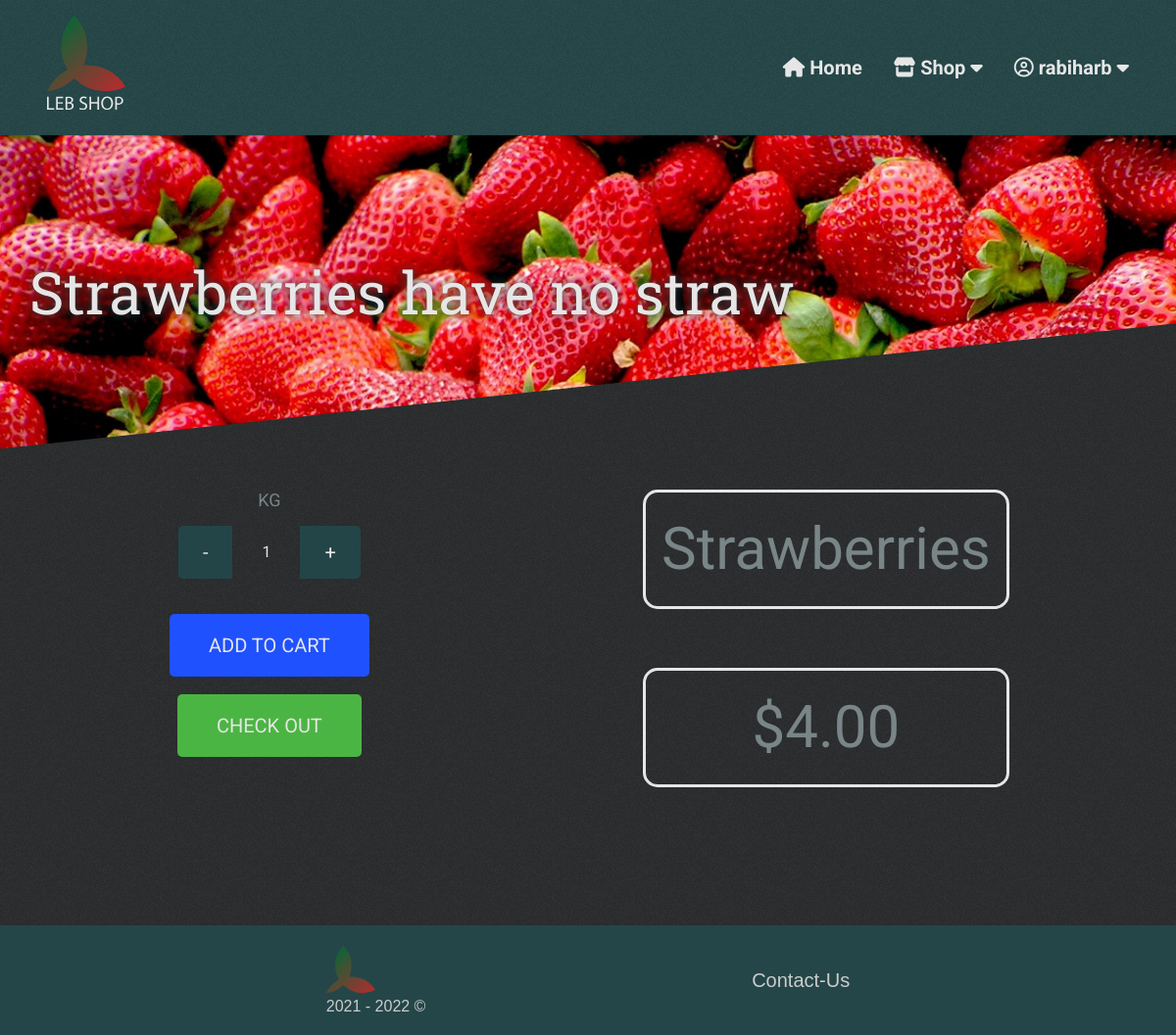
Page /shop/product/7 (signed in) on the committed database.
### lebshop/db_models.py (models this page shows)
class User(UserMixin, db.Model):
    __tablename__ = "users"
    id = db.Column(db.Integer(), primary_key=True)
    user_name = db.Column(db.String(50), nullable=False, unique=True)
    email = db.Column(db.String(200), nullable=False, unique=True)
    password = db.Column(db.String(1000), nullable=False)

class Fruit(db.Model):
    __tablename__ = "fruits"
    id = db.Column(db.Integer(), primary_key=True)
    name = db.Column(db.String(50), unique=True, nullable=False)
    uom = db.Column(db.String(10), nullable=False)
    price = db.Column(db.Float(), nullable=False)
    currency = db.Column(db.String(32), nullable=False)
    in_stock = db.Column(db.Boolean(), nullable=False)
    desc = db.Column(db.String(100))
    image_path = db.Column(db.String(100), unique=True)
    categories = relationship(
        "Categories", secondary=fruit_category_association_table)
    carts = relationship("FruitCartAss", back_populates="fruit_obj")

### lebshop/routes.py (the view)
@app.route("/shop/product/<product_id>")
def product_view(product_id):
    selected_fruit = Fruit.query.get(product_id)
    cart_length = 0
    if current_user.is_authenticated:
        cart = ShoppingCart.query.filter_by(owner_id=current_user.id).first()
        cart_length = len(cart.items)
    return render_template("product_view.html", product=selected_fruit, cart_items_count=cart_length)

### lebshop/routes.py (called while the page is built)
@ login_manager.user_loader
def load_user(user_id):
    return User.query.get(user_id)

### lebshop/templates/product_view.html (shortened to what this page needs)
<!DOCTYPE html>
<html lang="en">
  <head>
    {% include "head_data.html" %}
    <link
      rel="stylesheet"
      href="{{url_for('static', filename='css/product_view.css')}}"
    />
  </head>
  <body>
    <header>
      {% include "nav_bar.html"%}
      <div class="hero">
        <h1 class="hero__product-desc">{{ product.desc }}</h1>
      </div>
    </header>
    <main class="main cont">
      <div class="main__form-cont">
        <form
          onsubmit="checkOutWithItem()"
          id="checkOutForm"
          method="post"
          enctype="multipart/form-data"
          onkeydown="return event.key != 'Enter';"
        >
          <div class="main__amount-controls">
            <p class="main__product-uom">KG</p>
            <button
              type="button"
              class="main__decrease-btn qty-btn"
              onclick="decreaseAmount()"
            >
              -
            </button>
            <input
              type="number"
              name="amountBox"
              id="amountBox"
              class="main__amount-input"
              value="1"
              min="1"
              max="9999"
              step="0.5"
              onchange="checkValue(this)"
              onkeydown="enterUpdate(event, this)"
            />
            <button
              type="button"
              class="main__increase-btn qty-btn"
              onclick="increaseAmount()"
            >
              +
            </button>
          </div>
          <br /><br />
          {% if current_user.is_authenticated: %}
          <button
            type="button"
            id="addToCartBtn"
            class="main__add-to-cart-btn"
            onclick="addItem(true)"
          >
            ADD TO CART
          </button>
          {% else: %}
          <button type="submit" id="addToCartBtn" class="main__add-to-cart-btn">
            ADD TO CART
          </button>
          {% endif %}
          <br /><br />
          <button type="submit" id="checkOutBtn" class="main__checkout-btn">
            CHECK OUT
          </button>
        </form>
      </div>
      <div class="main__info-cont">
        <p class="info__name">{{ product.name }}</p>
        <p class="info__price">
          {{ product.currency}}{{ '%0.2f' % product.price|float }}
        </p>
      </div>
    </main>
    {% include "footer.html" %}
  </body>
</html>

### lebshop/templates/nav_bar.html (shortened to what this page needs)
<div class="nav-logo-wrapper">
  <div class="nav-logo-cont cont">
    <div class="logo-cont">
      <a href="{{ url_for('home')}}" class="logo-link">
      </a>
    </div>
    <div class="nav-cont">
      <nav class="nav off">
        <div class="nav-items-cont off">
          <a href="{{ url_for('home')}}" class="nav-link home">
            <i class="fas fa-home"></i> Home
          </a>
          <div class="link-sub-menu shop">
            <a class="nav-link shop">
              <i class="fas fa-store"></i> Shop
              <i class="fas fa-caret-down"></i>
            </a>
          </div>
          {% if not current_user.is_authenticated %}
          <a href="{{ url_for('login')}}" class="nav-link sign-in"
            ><i class="fas fa-sign-in-alt"></i> SignIn</a
          >
          <a href="{{ url_for('signup')}}" class="nav-link sign-up"
            ><i class="fas fa-user-plus"></i> SignUp</a
          >
          {% else %}
          <div class="link-sub-menu user">
            <a class="nav-link user">
              <i class="far fa-user-circle"></i> {{ current_user.user_name }}
              <i class="fas fa-caret-down"></i>
            </a>
          </div>
          {% endif %}
        </div>
      </nav>
    </div>
  </div>
</div>

### lebshop/static/css/nav_bar_style.css (style rules this page uses)
.nav-logo-wrapper { background: url(../img/bg-texture.png), hsl(var(--nav-footer-bg)); padding-block: 1rem; }
.nav-logo-cont { display: flex; justify-content: space-between; align-items: center; }
.logo-link { display: block; width: min(10vw, 80px); aspect-ratio: 1; font-size: var(--fs-md); }
.nav-link { font-weight: 700; width: 100%; text-align: center; }
.link-sub-menu { display: flex; width: 100%; flex-direction: column; gap: 0.5rem; }
.fa-caret-down { transition: transform 100ms ease-in; }
.nav.off { position: relative; background-color: transparent; }
.nav { position: fixed; z-index: 99; inset: 0; background-color: hsla(var(--black), 0.25); }
.nav-items-cont.off { transform: translateX(100%); }
.nav-items-cont { z-index: 99; transition: transform 250ms ease-in-out; position: fixed; transform: none; inset: 0 0 0 40%; overflow: auto; background: hsl(var(--dark-teal)); display: flex; flex-direction: column; align-items: center; padding: 10vh 0; gap: 2em; }
@media (min-width: 769px) { .logo-cont { flex-basis: 25%; } }
@media (min-width: 769px) { .nav-cont { padding-block: 2em; flex-basis: 60%; justify-content: flex-end; } }
@media (min-width: 769px) { .nav, .nav.off { position: relative; background-color: transparent; } }
@media (min-width: 769px) { .nav-items-cont, .nav-items-cont.off { position: relative; width: 100%; justify-content: flex-end; gap: 2em; background-color: transparent; inset: unset; padding: 0; overflow: visible; flex-direction: row; transform: none; } }
@media (min-width: 769px) { .nav-link { width: unset; } }
@media (min-width: 769px) { .link-sub-menu { --bottom-space: 20px; width: unset; text-align: center; position: relative; display: inline-block; } }
@media (min-width: 769px) { .link-sub-menu::after { content: ""; position: absolute; top: 100%; right: 0; width: 100%; height: var(--bottom-space); cursor: pointer; background-color: transparent; } }

### lebshop/static/css/product_view.css (style rules this page uses)
.hero { height: 40vh; display: flex; align-items: center; clip-path: polygon(0 0, 100% 0, 100% 60%, 0% 100%); }
.hero__product-desc { margin-inline: auto; width: 95%; font-size: var(--fs-lg); text-shadow: 0 0 10px hsl(var(--dark-teal)); }
.main { display: flex; flex-direction: column; align-items: center; text-align: center; gap: 2rem; justify-content: space-around; padding-block: 5vh; }
.main__form-cont { order: 2; margin-bottom: 2em; }
.main__amount-controls { display: flex; flex-wrap: wrap; align-items: center; justify-content: center; }
.main__product-uom { flex-basis: 100%; margin-bottom: 0.75em; }
.qty-btn { background-color: hsl(var(--dark-teal)); color: hsl(var(--light-gray)); font-size: var(--fs-nrml); padding-block: 0.75em; padding-inline: 1.25em; }
.main__amount-input { background-color: transparent; text-align: center; align-self: stretch; color: hsl(var(--light-gray)); outline: none; }
.main__amount-input[type="number"] { -moz-appearance: textfield; }
.main__decrease-btn { border-radius: 0.25em 0 0 0.25em; }
.main__increase-btn { border-radius: 0 0.25em 0.25em 0; }
.main__checkout-btn { background-color: #4bb543; padding-block: 1em; padding-inline: 2em; border-radius: 0.25em; font-size: var(--fs-nrml); color: hsl(var(--light-gray)); }
.main__add-to-cart-btn { background-color: #1f51ff; padding-block: 1em; padding-inline: 2em; border-radius: 0.25em; color: hsl(var(--light-gray)); font-size: var(--fs-nrml); }
.main__info-cont { order: 1; }
.info__name { margin-bottom: 1em; }
.info__name, .info__price { padding: 1rem; font-size: var(--fs-lg); border-radius: 0.25em; border: 0.05em solid hsl(var(--light-gray)); }
@media (min-width: 768px) { .main { flex-direction: row; align-items: center; text-align: center; gap: 2rem; justify-content: space-around; padding-block: 5vh; } }
@media (min-width: 768px) { .main__form-cont { order: 0; } }
@media (min-width: 768px) { .main__amount-controls { display: flex; align-items: center; } }

### rows in the picture
User: user_name "rabiharb"
Fruit: desc "Strawberries have no straw", name "Strawberries", currency "$", price "4.00"
